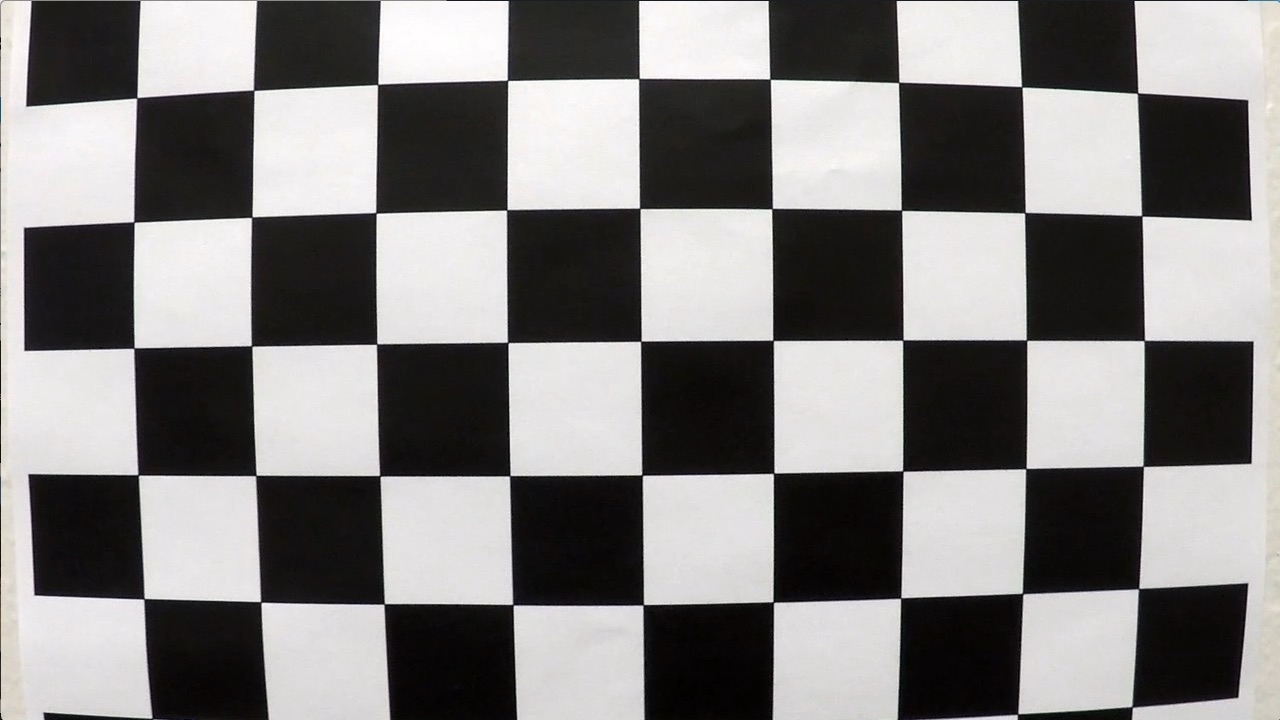
#> input picture camera_cal/calibration1.jpg, 1280 x 720 px; its folder holds only this picture in this run
$ jupyter execute --allow-errors 'Advanced Detection (1).ipynb'   (shell and % lines are left out)   (older library calls are emulated)
#> lines starting #> are read from the running program, lines starting #| are printed output that depends on the picture
#> (a cell that did not finish here is left out)

[cell 2]
import numpy as np
import cv2
import glob
import matplotlib.pyplot as plt
import matplotlib.image as mpimg

# prepare object points, like (0,0,0), (1,0,0), (2,0,0) ....,(6,5,0)
objp = np.zeros((6*9,3), np.float32)
objp[:,:2] = np.mgrid[0:9,0:6].T.reshape(-1,2)

# Arrays to store object points and image points from all the images.
objpoints = [] # 3d points in real world space
imgpoints = [] # 2d points in image plane.

# Make a list of calibration images
images = glob.glob('camera_cal/calibration*.jpg')

# Step through the list and search for chessboard corners
for fname in images:
    img = cv2.imread(fname)
#> img is the input picture: shape (720, 1280, 3); mean B, G, R 127.8, 128.4, 130.1
    gray = cv2.cvtColor(img,cv2.COLOR_BGR2GRAY)

    # Find the chessboard corners
    ret, corners = cv2.findChessboardCorners(gray, (9,6),None)
#> ret = False; corners = None

    # If found, add object points, image points
    if ret == True:
        objpoints.append(objp)
        imgpoints.append(corners)
        #print(objpoints, ', ', imgpoints)

        # Draw and display the corners
        img = cv2.drawChessboardCorners(img, (9,6), corners, ret)
        cv2.imshow('img',img)
        cv2.waitKey(500)

# Use cv2.calibrateCamera() and cv2.undistort()
#> (the rest of this cell did not finish here and is left out)

[cell 3]
# Define a class to receive the characteristics of each line detection
class Line():
    def __init__(self):
        # was the line detected in the last iteration?
        self.detected = False
        # was the line detected in the last iteration?
        self.detectedCounter = 0
        # x values of the last n fits of the line
        self.recent_xfitted = []
        #average x values of the fitted line over the last n iterations
        self.bestx = None
        #recent good average x values of the fitted line over the last n iterations
        self.recent_bestx = None
        #polynomial coefficients averaged over the last n iterations
        self.best_fit_list = None
        #polynomial coefficients averaged over the last n iterations
        self.best_fit = None
        #polynomial coefficients for the most recent fit
        self.current_fit = [np.array([False])]
        #recent radius of curvature of the line in some units
        self.recent_curvature = None
        #radius of curvature of the line in some units
        self.radius_of_curvature = None
        #distance in meters of vehicle center from the line
        self.line_base_pos = None
        #difference in fit coefficients between last and new fits
        self.diffs = np.array([0,0,0], dtype='float')
        #x values for detected line pixels
        self.allx = None
        #y values for detected line pixels
        self.ally = None

[cell 4]
# Define a class to receive the characteristics of each line detection
class globalVar():
    def __init__(self):
        # frame counter
        self.value = 0

[cell 5]
#Functions for Pipline

# TODO: Write a function that takes an image, object points, and image points
# performs the camera calibration, image distortion correction and
# returns the undistorted image
# [15 lines left out: functions cal_undistort, cal_undistort, not called in this run]

#undistort the input image with the known parameter mtx and dist
def undistortImg(img, mtx, dist):
    imgUndistort = cv2.undistort(img, mtx, dist, None, mtx)
    return imgUndistort

#warp the preprocessed binary image
def warpImg(img,X,Y):

    src = np.float32([[(1-X)/2*img.shape[1],Y*img.shape[0]],[0,img.shape[0]],
                      [img.shape[1],img.shape[0]],[(1+X)/2*img.shape[1],Y*img.shape[0]]])
    #print(img.shape)
    dst = np.float32([[0,0],[0,img.shape[0]],[img.shape[1],img.shape[0]],[img.shape[1],0]])

    M = cv2.getPerspectiveTransform(src, dst)

    warped = cv2.warpPerspective(img, M, (img.shape[1], img.shape[0]), flags=cv2.INTER_LINEAR)
    #delete the next two lines
    return warped, M

# Edit this function to create your own pipeline.
def pipeline(img, s_thresh=(170, 255), sx_thresh=(20, 100)):
    img = np.copy(img)
    # Convert to HLS color space and separate the V channel
    hls = cv2.cvtColor(img, cv2.COLOR_RGB2HLS)
    l_channel = hls[:,:,1]
    s_channel = hls[:,:,2]
    # Sobel x
    sobelx = cv2.Sobel(l_channel, cv2.CV_64F, 1, 0) # Take the derivative in x
    abs_sobelx = np.absolute(sobelx) # Absolute x derivative to accentuate lines away from horizontal
    scaled_sobel = np.uint8(255*abs_sobelx/np.max(abs_sobelx))

    # Threshold x gradient
    sxbinary = np.zeros_like(scaled_sobel)
    sxbinary[(scaled_sobel >= sx_thresh[0]) & (scaled_sobel <= sx_thresh[1])] = 1

    # Threshold color channel
    s_binary = np.zeros_like(s_channel)
    s_binary[(s_channel >= s_thresh[0]) & (s_channel <= s_thresh[1])] = 1
    # Stack each channel
    color_binary = np.dstack(( np.zeros_like(sxbinary), sxbinary, s_binary)) * 255
    return color_binary

def find_lane_pixels(binary_warped):
    # Take a histogram of the bottom half of the image
    histogram = np.sum(binary_warped[binary_warped.shape[0]//2:,:], axis=0)
    # Create an output image to draw on and visualize the result
    out_img = np.dstack((binary_warped, binary_warped, binary_warped))
    # Find the peak of the left and right halves of the histogram
    # These will be the starting point for the left and right lines
    midpoint = np.int(histogram.shape[0]//2)
    leftx_base = np.argmax(histogram[:midpoint])
    rightx_base = np.argmax(histogram[midpoint:]) + midpoint

    # HYPERPARAMETERS
    # Choose the number of sliding windows
    nwindows = 9
    # Set the width of the windows +/- margin
    margin = 100
    # Set minimum number of pixels found to recenter window
    minpix = 50

    # Set height of windows - based on nwindows above and image shape
    window_height = np.int(binary_warped.shape[0]//nwindows)
    # Identify the x and y positions of all nonzero pixels in the image
    nonzero = binary_warped.nonzero()
    nonzeroy = np.array(nonzero[0])
    nonzerox = np.array(nonzero[1])
    # Current positions to be updated later for each window in nwindows
    leftx_current = leftx_base
    rightx_current = rightx_base

    # Create empty lists to receive left and right lane pixel indices
    left_lane_inds = []
    right_lane_inds = []

    # Step through the windows one by one
    for window in range(nwindows):
        # Identify window boundaries in x and y (and right and left)
        win_y_low = binary_warped.shape[0] - (window+1)*window_height
        win_y_high = binary_warped.shape[0] - window*window_height
        ### TO-DO: Find the four below boundaries of the window ###
        win_xleft_low = leftx_current-margin  # Update this
        win_xleft_high = leftx_current+margin  # Update this
        win_xright_low = rightx_current-margin  # Update this
        win_xright_high = rightx_current+margin  # Update this

        # Draw the windows on the visualization image
        cv2.rectangle(out_img,(win_xleft_low,win_y_low),
        (win_xleft_high,win_y_high),(0,255,0), 2)
        cv2.rectangle(out_img,(win_xright_low,win_y_low),
        (win_xright_high,win_y_high),(0,255,0), 2)

        ### TO-DO: Identify the nonzero pixels in x and y within the window ###
        good_left_inds = ((nonzeroy >= win_y_low) & (nonzeroy < win_y_high) &
        (nonzerox >= win_xleft_low) &  (nonzerox < win_xleft_high)).nonzero()[0]
        good_right_inds = ((nonzeroy >= win_y_low) & (nonzeroy < win_y_high) &
        (nonzerox >= win_xright_low) & (nonzerox < win_xright_high)).nonzero()[0]

        # Append these indices to the lists
        left_lane_inds.append(good_left_inds)
        right_lane_inds.append(good_right_inds)

        ### TO-DO: If you found > minpix pixels, recenter next window ###
        if (len(good_left_inds)>minpix):
            leftx_current = np.int(np.mean(nonzerox[good_left_inds]))

        if (len(good_right_inds)>minpix):
            rightx_current = np.int(np.mean(nonzerox[good_right_inds]))

        ### (`right` or `leftx_current`) on their mean position ###
        #pass # Remove this when you add your function

    # Concatenate the arrays of indices (previously was a list of lists of pixels)

    try:
        left_lane_inds = np.concatenate(left_lane_inds)
        right_lane_inds = np.concatenate(right_lane_inds)
    except ValueError:
        # Avoids an error if the above is not implemented fully
        pass

    # Extract left and right line pixel positions
    leftx = nonzerox[left_lane_inds]
    lefty = nonzeroy[left_lane_inds]
    rightx = nonzerox[right_lane_inds]
    righty = nonzeroy[right_lane_inds]

    return leftx, lefty, rightx, righty, out_img


def fit_polynomial(binary_warped):
    # Find our lane pixels first
    leftx, lefty, rightx, righty, out_img = find_lane_pixels(binary_warped)

    ### TO-DO: Fit a second order polynomial to each using `np.polyfit` ###
    left_fit = np.polyfit(lefty, leftx, 2)
    right_fit = np.polyfit(righty, rightx, 2)

    # Generate x and y values for plotting
    ploty = np.linspace(0, binary_warped.shape[0]-1, binary_warped.shape[0] )
    try:
        left_fitx = left_fit[0]*ploty**2 + left_fit[1]*ploty + left_fit[2]
        right_fitx = right_fit[0]*ploty**2 + right_fit[1]*ploty + right_fit[2]
    except TypeError:
        # Avoids an error if `left` and `right_fit` are still none or incorrect
        print('The function failed to fit a line!')
        left_fitx = 1*ploty**2 + 1*ploty
        right_fitx = 1*ploty**2 + 1*ploty

    ## Visualization ##
    # Colors in the left and right lane regions
    out_img[lefty, leftx] = [255, 0, 0]
    out_img[righty, rightx] = [0, 0, 255]

    # Plots the left and right polynomials on the lane lines
    plt.plot(left_fitx, ploty, color='yellow')
    plt.plot(right_fitx, ploty, color='yellow')

    return out_img, left_fitx, right_fitx, left_fit, right_fit, ploty

def fit_poly(img_shape, leftx, lefty, rightx, righty):
    ### TO-DO: Fit a second order polynomial to each with np.polyfit() ###
    left_fit = np.polyfit(lefty, leftx, 2)
    right_fit = np.polyfit(righty, rightx, 2)
    # Generate x and y values for plotting
    ploty = np.linspace(0, img_shape[0]-1, img_shape[0])
    ### TO-DO: Calc both polynomials using ploty, left_fit and right_fit ###
    left_fitx = left_fit[0]*ploty**2 + left_fit[1]*ploty + left_fit[2]
    right_fitx = right_fit[0]*ploty**2 + right_fit[1]*ploty + right_fit[2]

    return left_fitx, right_fitx, ploty, left_fit, right_fit

def search_around_poly(binary_warped, left_fit_last, right_fit_last):
    # HYPERPARAMETER
    # Choose the width of the margin around the previous polynomial to search
    # The quiz grader expects 100 here, but feel free to tune on your own!
    margin = 100

    # Grab activated pixels
    nonzero = binary_warped.nonzero()
    nonzeroy = np.array(nonzero[0])
    nonzerox = np.array(nonzero[1])

    ### TO-DO: Set the area of search based on activated x-values ###
    ### within the +/- margin of our polynomial function ###
    ### Hint: consider the window areas for the similarly named variables ###
    ### in the previous quiz, but change the windows to our new search area ###
    left_lane_inds = ((nonzerox > (left_fit_last[0]*nonzeroy**2 + left_fit_last[1]
    *nonzeroy + left_fit_last[2] - margin)) & (nonzerox < (left_fit_last[0]*nonzeroy
    **2 + left_fit_last[1]*nonzeroy + left_fit_last[2] + margin)))
    right_lane_inds = ((nonzerox > (right_fit_last[0]*nonzeroy**2 + right_fit_last[1]
    *nonzeroy + right_fit_last[2] - margin)) & (nonzerox < (right_fit_last[0]*nonzeroy
    **2 + right_fit_last[1]*nonzeroy + right_fit_last[2] + margin)))

    # Again, extract left and right line pixel positions
    leftx = nonzerox[left_lane_inds]
    lefty = nonzeroy[left_lane_inds]
    rightx = nonzerox[right_lane_inds]
    righty = nonzeroy[right_lane_inds]


    # Fit new polynomials
    left_fitx, right_fitx, ploty, left_fit, right_fit = fit_poly(binary_warped.shape, leftx, lefty, rightx, righty)
    if(len(leftx)<10000):
        left_fit = left_fit_last
        fLeftFound = False
    else:
        fLeftFound = True

    if(len(rightx)<10000):
        right_fit = right_fit_last
        fRightFound = False
    else:
        fRightFound = True
    ## Visualization ##
    # Create an image to draw on and an image to show the selection window
    out_img = np.dstack((binary_warped, binary_warped, binary_warped))*255
    window_img = np.zeros_like(out_img)
    # Color in left and right line pixels
    out_img[nonzeroy[left_lane_inds], nonzerox[left_lane_inds]] = [255, 0, 0]
    out_img[nonzeroy[right_lane_inds], nonzerox[right_lane_inds]] = [0, 0, 255]

    # Generate a polygon to illustrate the search window area
    # And recast the x and y points into usable format for cv2.fillPoly()
    left_line_window1 = np.array([np.transpose(np.vstack([left_fitx-margin, ploty]))])
    left_line_window2 = np.array([np.flipud(np.transpose(np.vstack([left_fitx+margin,
                              ploty])))])
    left_line_pts = np.hstack((left_line_window1, left_line_window2))
    right_line_window1 = np.array([np.transpose(np.vstack([right_fitx-margin, ploty]))])
    right_line_window2 = np.array([np.flipud(np.transpose(np.vstack([right_fitx+margin,
                              ploty])))])
    right_line_pts = np.hstack((right_line_window1, right_line_window2))

    # Draw the lane onto the warped blank image
    cv2.fillPoly(window_img, np.int_([left_line_pts]), (0,255, 0))
    cv2.fillPoly(window_img, np.int_([right_line_pts]), (0,255, 0))
    result = cv2.addWeighted(out_img, 1, window_img, 0.3, 0)

    # Plot the polynomial lines onto the image
    plt.plot(left_fitx, ploty, color='yellow')
    plt.plot(right_fitx, ploty, color='yellow')
    ## End visualization steps ##

    return result, left_fitx, right_fitx, left_fit, right_fit, fLeftFound, fRightFound, ploty

[cell 6]
# [13 lines left out: function measure_curvature_pixels, not called in this run]

[cell 7]
# [6 lines left out: function lineSmooth, not called in this run]

[cell 8]
# [17 lines left out: function measure_curvature_real, not called in this run]

[cell 9]
#only used for harder project sanity check
# [4 lines left out: function recentInfoProcess, not called in this run]

[cell 10]
#compare two detected lane lines
# [6 lines left out: function sanity_check, not called in this run]

[cell 11]
# [26 lines left out: function drawLines, not called in this run]

[cell 12]
# [97 lines left out: function process_image, not called in this run]

[cell 13]
# Import everything needed to edit/save/watch video clips
from moviepy.editor import VideoFileClip
from IPython.display import HTML

zFrame = globalVar()
zFrame.value = 0

zMismatchCounter = globalVar()
zMismatchCounter.value = 0

left_Line = Line()
right_Line = Line()

sample_fit = np.array([[0,0,0]])

#xlist_left = np.empty_like(sample_fit)
left_Line.best_fit_list = np.empty_like(sample_fit)
left_Line.best_fit_list = np.delete(left_Line.best_fit_list, 0, axis = 0)


right_Line.best_fit_list = np.empty_like(sample_fit)
right_Line.best_fit_list = np.delete(right_Line.best_fit_list, 0, axis = 0)

# [4 lines of commented-out code are left out]
white_output = 'project_video_out.mp4'
## To speed up the testing process you may want to try your pipeline on a shorter subclip of the video
## To do so add .subclip(start_second,end_second) to the end of the line below
## Where start_second and end_second are integer values representing the start and end of the subclip
## You may also uncomment the following line for a subclip of the first 5 seconds
##clip1 = VideoFileClip("test_videos/solidWhiteRight.mp4").subclip(0,5)
#> (the rest of this cell did not finish here and is left out)

[cell 14]
HTML("""
<video width="640" height="360" controls>
  <source src="{0}">
</video>
""".format(white_output))

[cell 15]
sample = np.array([[2.13935315e-04, -3.77507980e-01,  4.76902175e+02]])

sample = np.append(sample, sample, axis = 0)
#sample_fit.append([ 2.13935315e-04, -3.77507980e-01,  4.76902175e+02])
print(len(sample))
print(np.mean(sample, axis=0))

[cell 16]
#print([2.13935315e-04, -3.77507980e-01,  4.76902175e+02])
sample_fit = np.array([[0,0,0]])
sample = np.empty_like(sample_fit)
sample = np.delete(sample, 0, axis = 0)
print(sample.shape)
print(sample)
#> (the rest of this cell did not finish here and is left out)

[cell 17]
print(sample_fit.shape)
print(sample.shape)
#> (the rest of this cell did not finish here and is left out)

#> (a cell that did not finish here is left out)

#> (a cell that did not finish here is left out)

[cell 20]
# test distort
images = glob.glob('test_images/test1.jpg')
# [6 lines of commented-out code are left out]
img = cv2.imread(images[0])
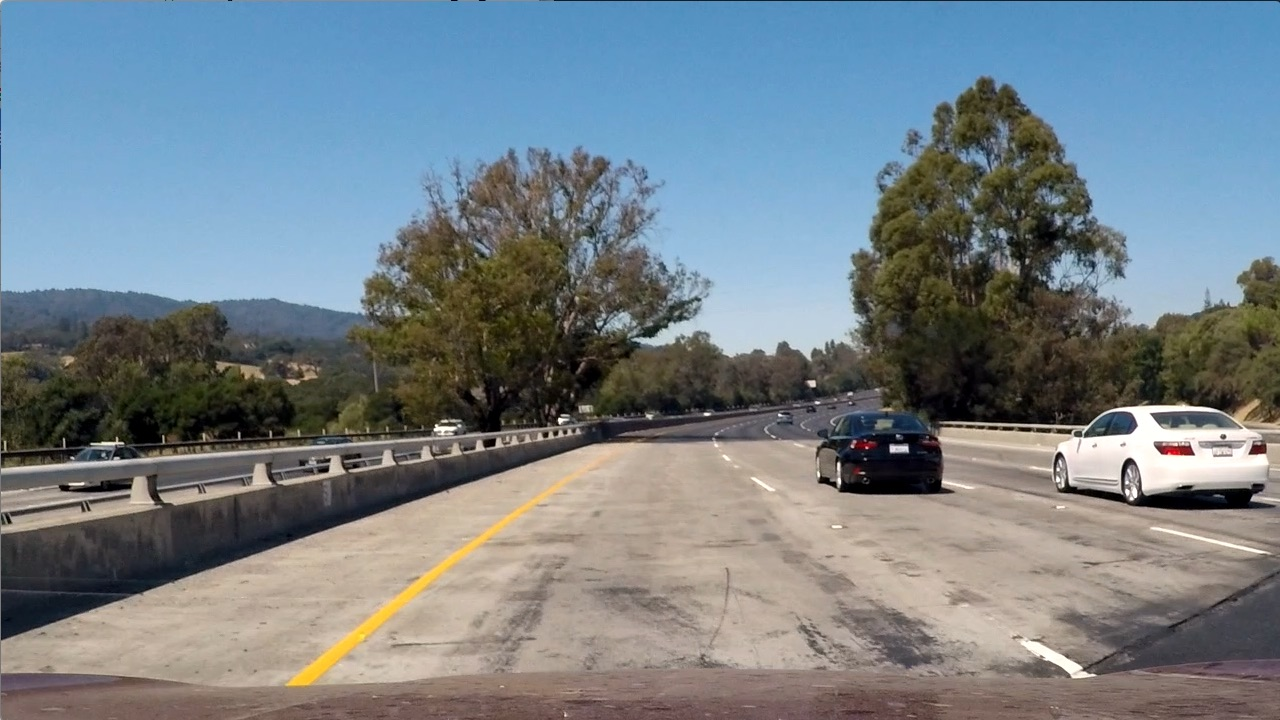
#> input picture test_images/test1.jpg, 1280 x 720 px
#> img is the input picture: shape (720, 1280, 3); mean B, G, R 135.5, 128.7, 117.5
warped, M = warpImg(img,0.17,0.65)
#> in warpImg, `warped = cv2.warpPerspective(img, M, (img.shape[1], img.shape[0]), fla..`:
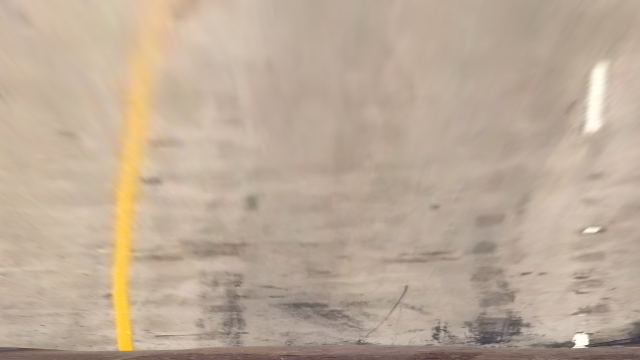
#> warped: shape (720, 1280, 3) (shown at 1/2 size); mean B, G, R 152.3, 170.7, 188.8
#> M = [[-0.729, -1.54, 1106.7], [0, -2.08, 975], [0, -0.0024, 1]]
cv2.imshow('orig',img)
cv2.imshow('warped',warped)
cv2.destroyAllWindows()

[cell 21]
# Polynomial fit values from the previous frame
# Make sure to grab the actual values from the previous step in your project!


image = mpimg.imread('test_images/test1.jpg')

result = pipeline(image)
#> in pipeline, `sobelx = cv2.Sobel(l_channel, cv2.CV_64F, 1, 0)`:
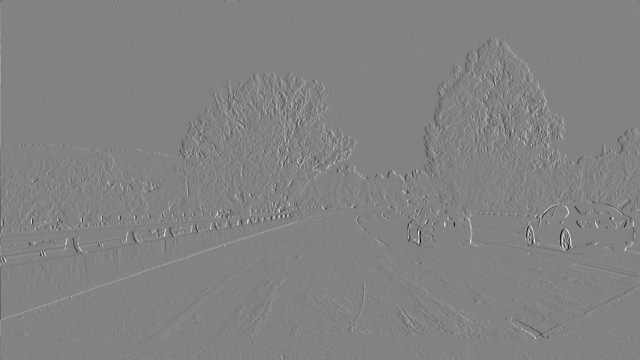
#> sobelx: shape (720, 1280) float64 (shown at 1/2 size); min -856, max 819, mean 0; drawn with min black and max white

# Plot the result
#f, (ax1, ax2) = plt.subplots(1, 2, figsize=(24, 9))
#f.tight_layout()

#warp preprocessed
warped, M = warpImg(result,0.17,0.65)
#> call 2 of warpImg, with X = 0.17, Y = 0.65
#> in warpImg (call 2), `warped = cv2.warpPerspective(img, M, (img.shape[1], img.shape[0]), fla..`:
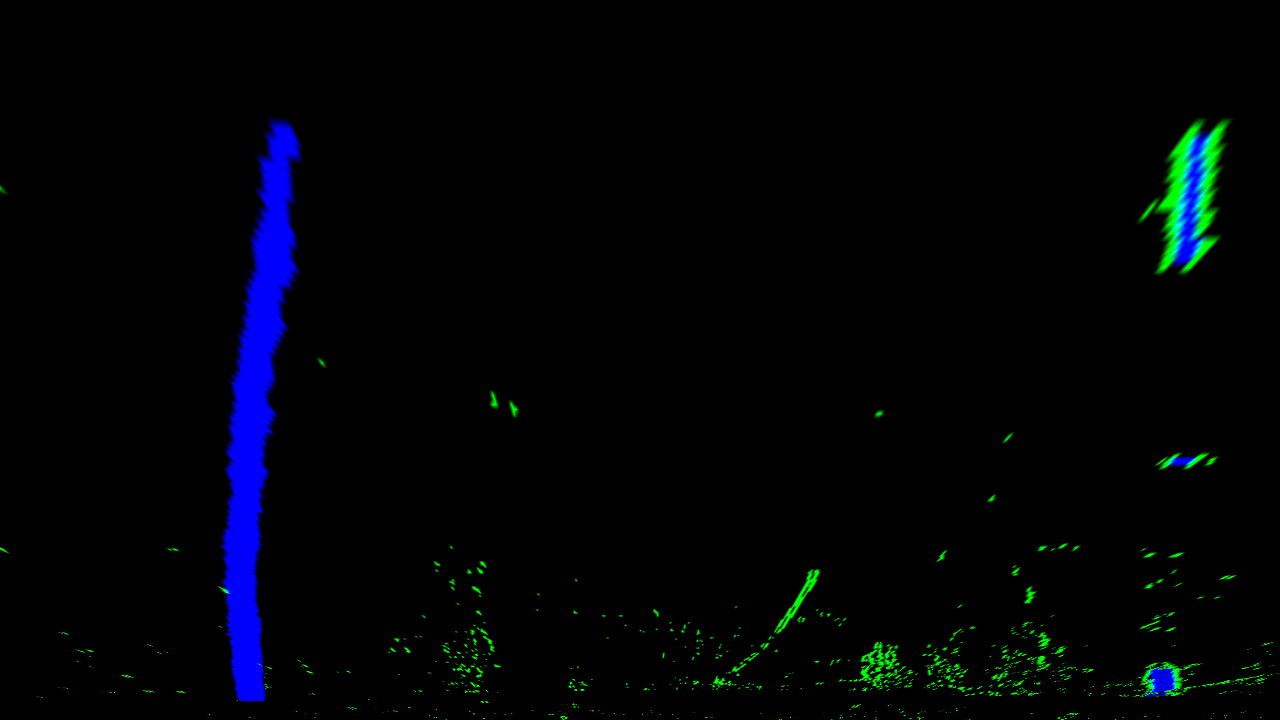
#> warped: shape (720, 1280, 3); mean R, G, B 0, 2.7, 6.2

# [5 lines of commented-out code are left out]


cv2.imshow('warped',warped)
plt.subplots_adjust(left=0., right=1, top=0.9, bottom=0.)
#> (this line was passed over: IPython is not available in this run)

warped = cv2.cvtColor(warped, cv2.COLOR_RGB2GRAY)
#> warped: shape (720, 1280)
#> (the rest of the program and of its run is left out)
